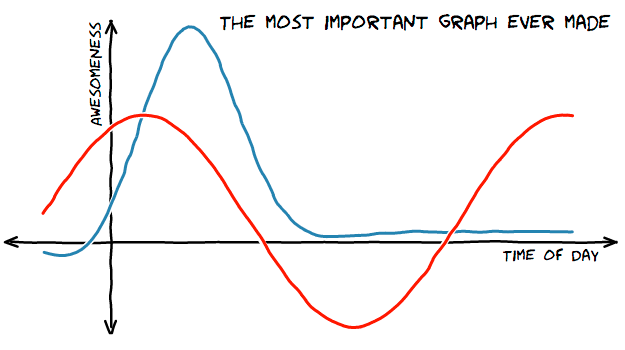
#> input picture cameralogger/xkcd.png, 625 x 350 px
$ python -i ImageProcTools.py   (imports and definitions only)
#> lines starting #> are read from the running program, lines starting #| are printed output that depends on the picture
#> further down, picture is the input picture: shape (350, 625, 3); mean B, G, R 245.5, 245.3, 246.7
import numpy as np
import cv2
import scipy.weave

def computeDistanceTransform(D, gamma, alpha):
    logD = np.log(D);
    logD = logD.astype(np.float32)
    logD = computeLogDistanceTransform(logD, gamma)
    F = np.exp(logD)
    return alpha*D + (1-alpha)*F

def computeLogDistanceTransformSlow(D, gamma):
    # assume that D is logarithmic in the edges
    width = D.shape[0]
    height = D.shape[1]
    lg = np.log(gamma)

    for x in range(1,width):
        for y in range(1,height):
            D[x,y] = max(D[x,y], D[x-1,y]+lg, D[x,y-1]+lg, D[x-1,y-1]+lg)

    for x in reversed(range(width-1)):
        for y in reversed(range(height-1)):
            D[x,y] = max(D[x,y], D[x+1,y]+lg, D[x,y+1]+lg, D[x+1,y+1]+lg)

    #print D
    return D

def computeLogDistanceTransform(D, gamma):
    # assume that D is logarithmic in the edges
    width = D.shape[0]
    height = D.shape[1]
    lg = np.log(gamma)
    code = \
    """
    using namespace std;
    for (int x = 1; x < width; x++) {
        for (int y = 1; y < height; y++) {
            float l = lg;
            float p1 = D(x,y);
            float p2 = D(x-1,y) + l;
            float p3 = D(x,y-1) + l;
            float p4 = D(x-1,y-1) + l;
            D(x,y) = max(p1,max(p2,max(p3,p4)));
        }
    }

    for (int x = width-2; x >= 0 ; x--) {
        for (int y = height-2; y >= 0; y--) {
            float l = lg;
            float p1 = D(x,y);
            float p2 = D(x+1,y) + l;
            float p3 = D(x,y+1) + l;
            float p4 = D(x+1,y+1) + l;
            D(x,y) = max(p1,max(p2,max(p3,p4)));
        }
    }
    """
    scipy.weave.inline(code, ['D', 'width', 'height', 'lg'], headers=['<algorithm>'],
            type_converters=scipy.weave.converters.blitz)

    return D


def gauss_filt(sigma):
    # Isotropic
    w = 2 * int(np.ceil(sigma))
    G = np.array(xrange(-w, w + 1)) ** 2
    G = G.reshape((G.size, 1)) + G
    G = np.exp(-G / (2.0 * sigma * sigma))
    G /= np.sum(G)
    return G


def dgauss_filt(sigma):
    '''
    Generate a derivative of Gaussian filter in x (left-to-right)
    and y (top-to-bottom) directions
    '''
    G = gauss_filt(sigma)
    G_y, G_x = np.gradient(G)
    G_x *= 2.0 / np.sum(np.abs(G_x))
    G_y *= 2.0 / np.sum(np.abs(G_y))

    return G_x, G_y

def processImage(I):
    from scipy.signal import convolve2d

    E = cv2.cvtColor(I, cv2.COLOR_BGR2GRAY)
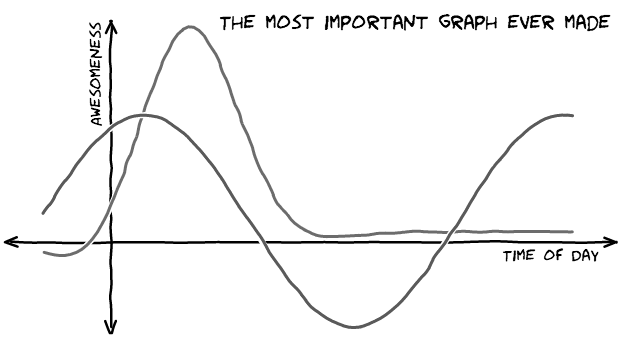
#> E: shape (350, 625); min 0, max 255, mean 245.7
    G_x, G_y = dgauss_filt(1.0)
    I_x = -convolve2d(E, G_x, mode='same')
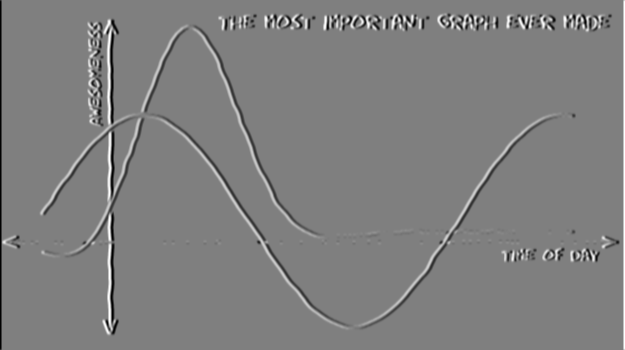
#> I_x: shape (350, 625) float64; min -255, max 255, mean 0; drawn with min black and max white
    I_y = -convolve2d(E, G_y, mode='same')
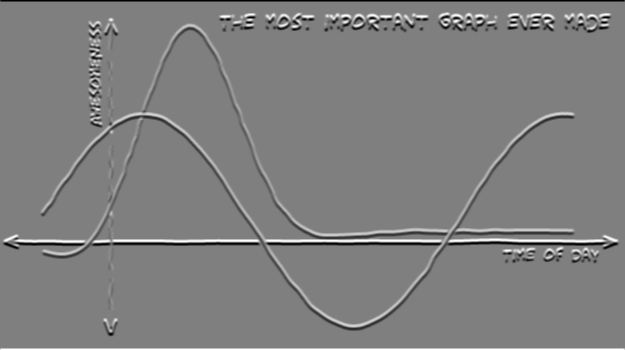
#> I_y: shape (350, 625) float64; min -255, max 255, mean 0; drawn with min black and max white
    I_mag = np.sqrt(I_x ** 2 + I_y ** 2)
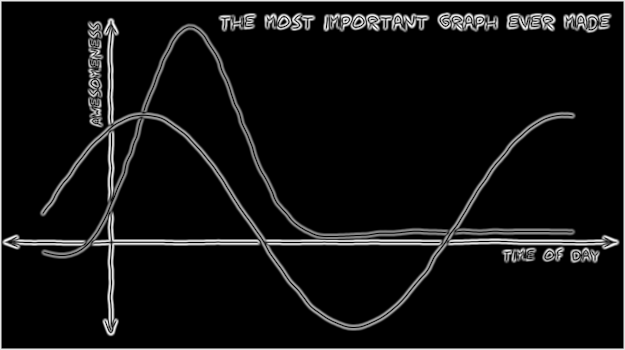
#> I_mag: shape (350, 625) float64; min 2.66e-15, max 282.2, mean 18.8; drawn with min black and max white
    edges = computeDistanceTransform(I_mag, 0.98, 1.0/2.0)
#> in computeDistanceTransform, `logD = np.log(D);`:
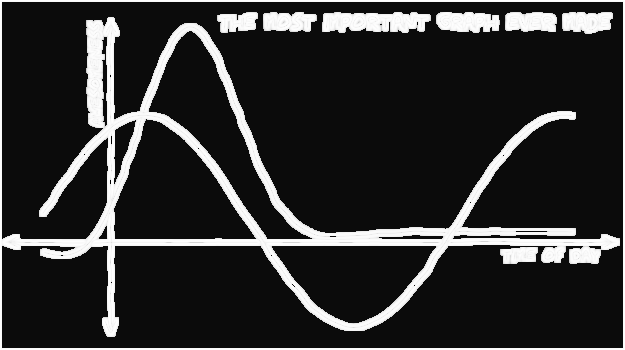
#> logD: shape (350, 625) float64; min -33.56, max 5.64, mean -26.16; drawn with min black and max white
    return edges

>>> import cv2
>>> picture = cv2.imread('../cameralogger/xkcd.png')
>>> result = processImage(picture)
